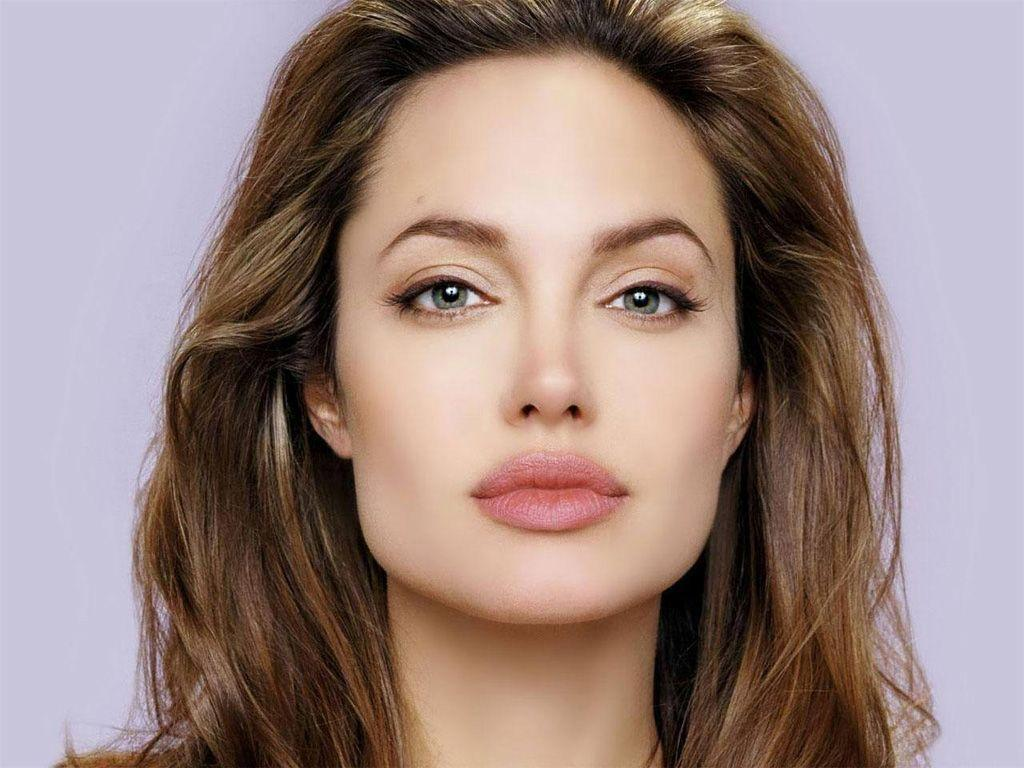
#> input picture sample1.jpg, 1024 x 768 px
$ python image_properties.py
#> lines starting #> are read from the running program, lines starting #| are printed output that depends on the picture; after the words box and inside, x2 and y2 are one past the last pixel; in counts of white or black regions, pixels touching at a corner belong together
import cv2
import numpy as np
import datetime

img = cv2.imread('sample1.jpg',1)
#> img is the input picture: shape (768, 1024, 3); mean B, G, R 128.7, 133.4, 154.4
img1 = cv2.imread('sample2.jpg', 1)
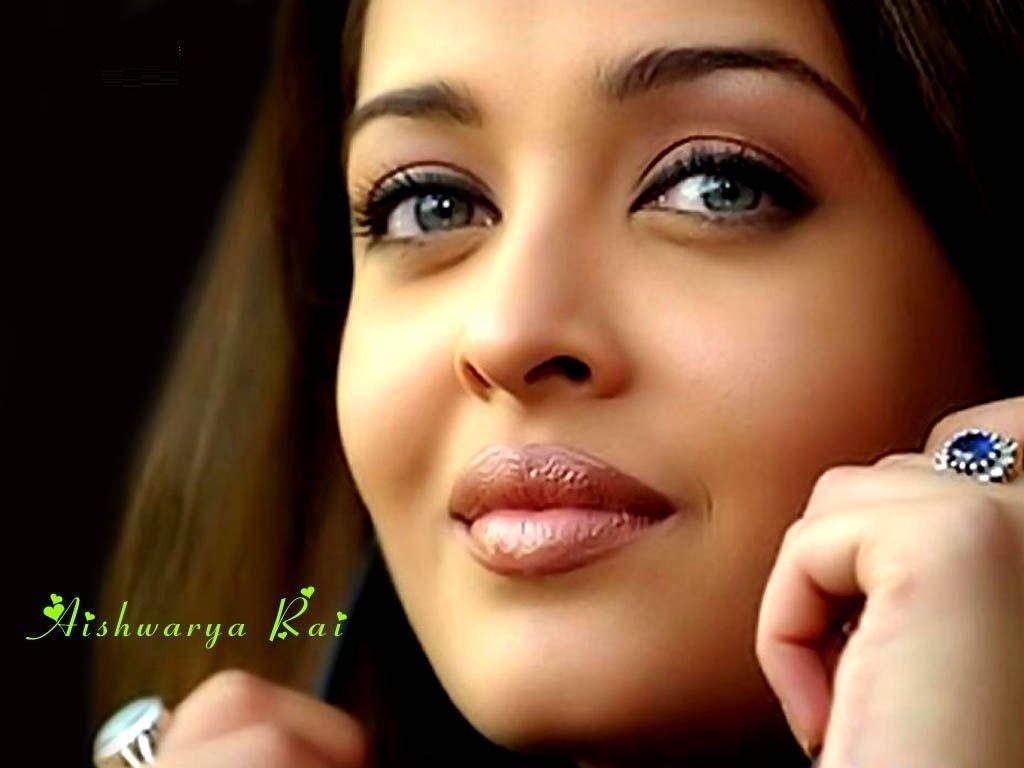
#> input picture sample2.jpg, 1024 x 768 px
#> img1 is the input picture: shape (768, 1024, 3); mean B, G, R 57.8, 81.4, 115

print(img.shape)
#| (768, 1024, 3)
print(img.size)
#| 2359296
print(img.dtype)
#| uint8

b,g,r = cv2.split(img)
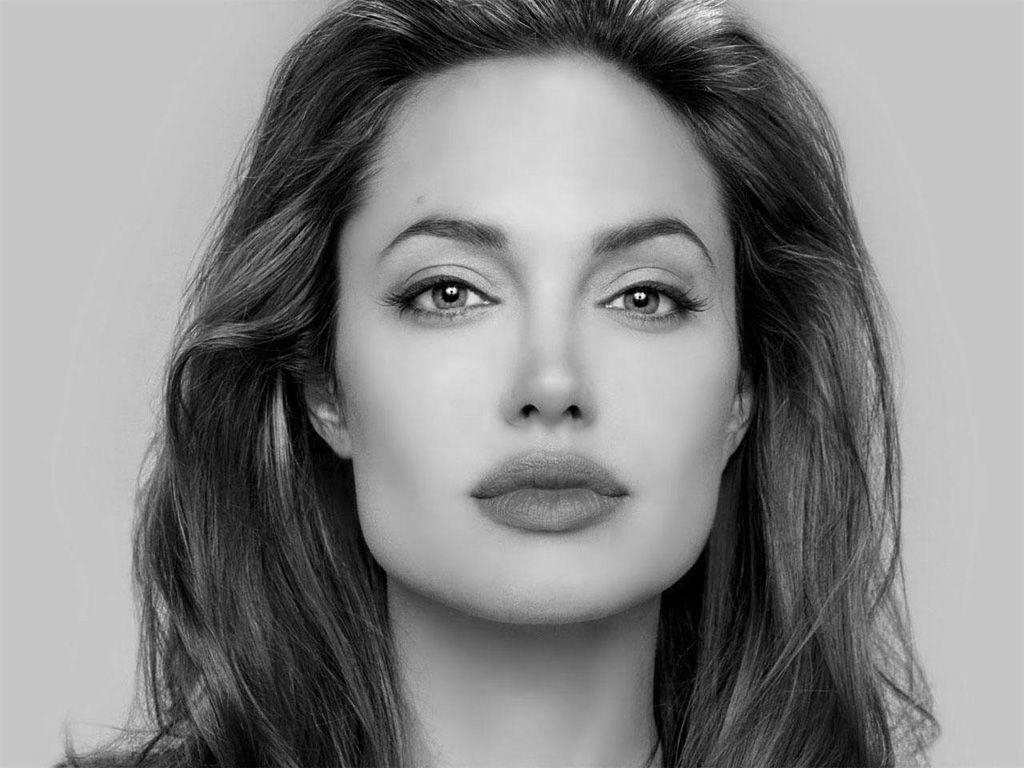
#> g: shape (768, 1024); min 0, max 255, mean 133.4
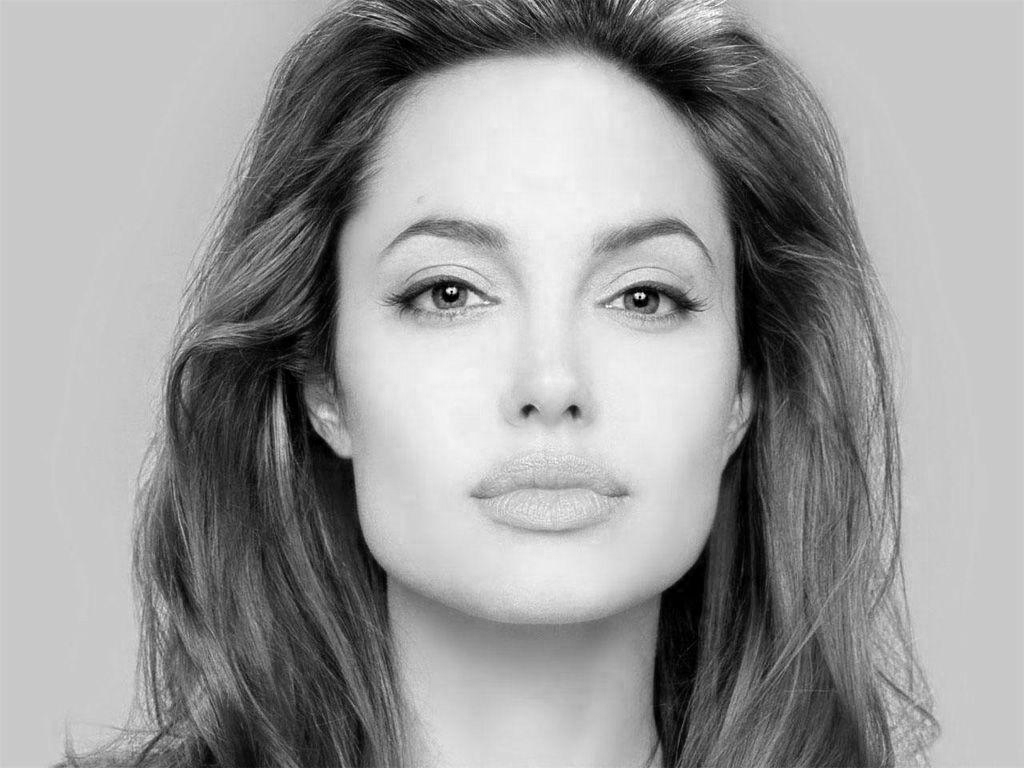
#> r: shape (768, 1024); min 0, max 255, mean 154.4
img = cv2.merge((b,g,r))

ball = img[210:280, 530:600]
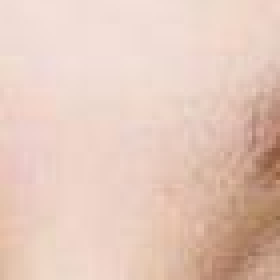
#> ball: shape (70, 70, 3) (shown 4 times larger); mean B, G, R 187.5, 200.7, 228.9
img[190:260, 200:270] = ball
#> img: shape (768, 1024, 3); 0.62% of pixels changed, all inside (x1, y1, x2, y2) = (200, 190, 270, 260)
img = cv2.resize(img, (512,512))
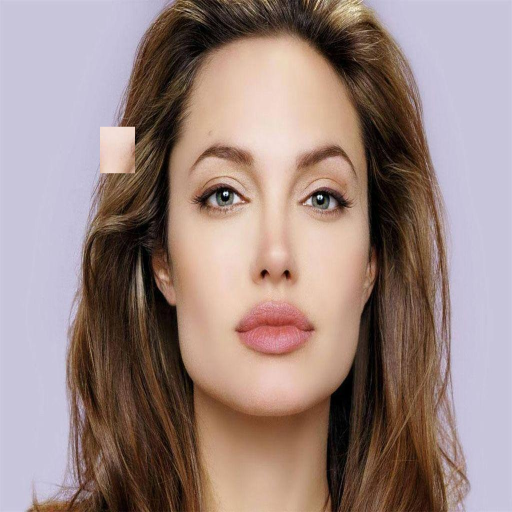
#> img: shape (512, 512, 3); mean B, G, R 129.3, 133.9, 155
img1 = cv2.resize(img1, (512,512))
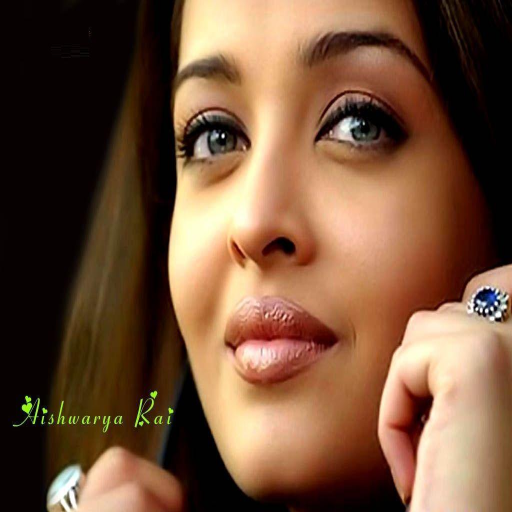
#> img1: shape (512, 512, 3); mean B, G, R 57.7, 81.4, 115

dst = cv2.addWeighted(img, .9, img1, .3, 0)
dst = cv2.add(img, img1)
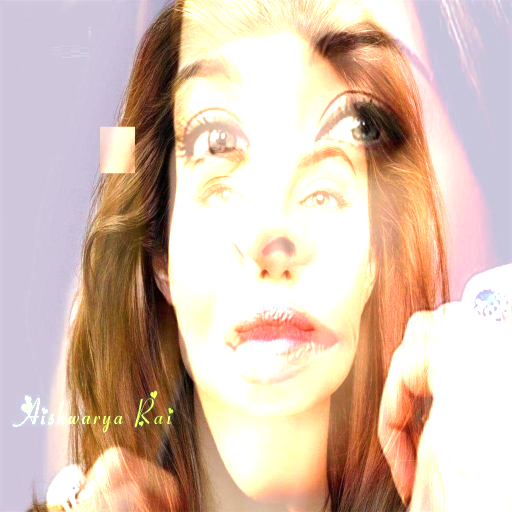
#> dst: shape (512, 512, 3); mean B, G, R 175.7, 191.2, 216
cv2.imshow('image',dst)
cv2.waitKey(0)
cv2.destroyAllWindows()
